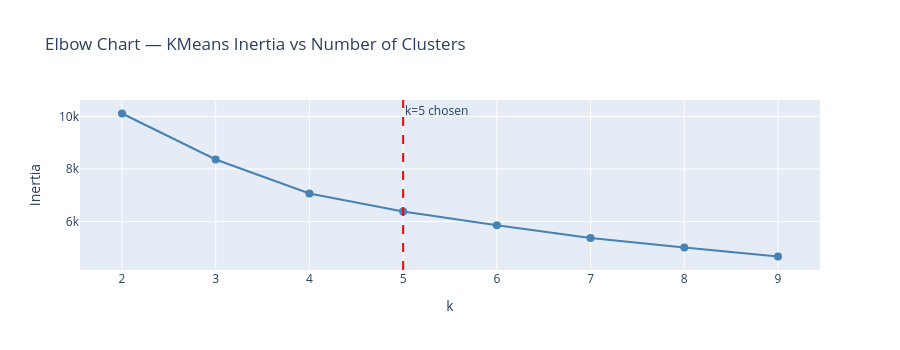

The code cell stored with this chart in its notebook:
### Markdown cell above
## 3. K-Means clustering

### Code cell
scaler = StandardScaler()
X = scaler.fit_transform(feat_df)

# Elbow chart to validate N_CLUSTERS
inertias = []
for k in range(2, 10):
    km = KMeans(n_clusters=k, random_state=42, n_init=10)
    km.fit(X)
    inertias.append(km.inertia_)

fig = go.Figure(go.Scatter(
    x=list(range(2, 10)), y=inertias,
    mode='lines+markers', line=dict(color='steelblue', width=2),
    marker=dict(size=8)
))
fig.add_vline(x=N_CLUSTERS, line_dash='dash', line_color='red',
              annotation_text=f'k={N_CLUSTERS} chosen', annotation_position='top right')
fig.update_layout(title='Elbow Chart — KMeans Inertia vs Number of Clusters',
                  height=350, xaxis_title='k', yaxis_title='Inertia')
fig.show()

# Fit final model
km = KMeans(n_clusters=N_CLUSTERS, random_state=42, n_init=10)
feat_df['cluster'] = km.fit_predict(X)
print(f'Cluster sizes:\n{feat_df["cluster"].value_counts().sort_index()}')

### Figure 1 — Plotly figure (JSON) as saved in the notebook; plotly's stock layout.template omitted (floating-point values rounded to 4 significant figures)
{"data": [{"line": {"color": "steelblue", "width": 2}, "marker": {"size": 8}, "mode": "lines+markers", "type": "scatter", "x": [2, 3, 4, 5, 6, 7, 8, 9], "y": [10110.0, 8363.0, 7069.0, 6383.0, 5859.0, 5373.0, 5006.0, 4667.0]}], "layout": {"annotations": [{"showarrow": false, "text": "k=5 chosen", "x": 5, "xanchor": "left", "xref": "x", "y": 1, "yanchor": "top", "yref": "y domain"}], "height": 350, "shapes": [{"line": {"color": "red", "dash": "dash"}, "type": "line", "x0": 5, "x1": 5, "xref": "x", "y0": 0, "y1": 1, "yref": "y domain"}], "title": {"text": "Elbow Chart — KMeans Inertia vs Number of Clusters"}, "xaxis": {"title": {"text": "k"}}, "yaxis": {"title": {"text": "Inertia"}}}}
